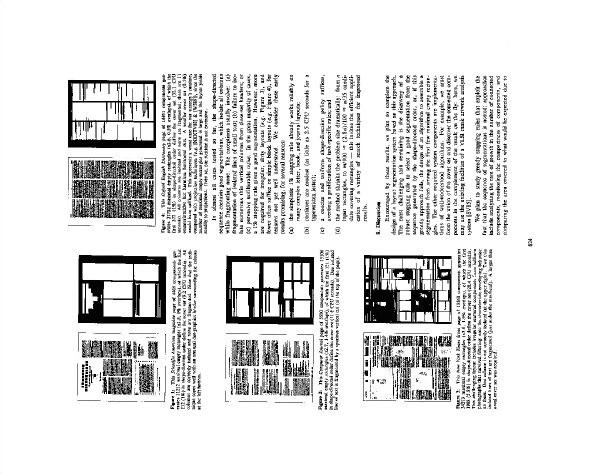
%> input picture Demo (Server Side)/upload/out.jpg, 1227 x 948 px, given in place of test14.jpg, which was not available (shown at 1/2 size)
$ octave test.m   (GNU Octave 9; MATLAB toolbox functions it lacks are replaced by stand-ins)
%> lines starting %> are read from the running program, lines starting %| are printed output that depends on the picture; in (x1, y1, x2, y2) boxes, pixels count from 0 and x2, y2 are one past the last pixel; in counts of white or black regions, pixels touching at a corner belong together; the program's own positions count from 1; pictures that were not available may be replaced by others from this repository, and a replacement may not be noted
### Demo (Server Side)/computeLayout.m
function computeLayout(input_img_path, output_img_path)
%> called with input_img_path = './upload/test14.jpg', output_img_path = './upload/out.jpg'
%------------------------------------------------------------------------------
% INPUT:
% input_img_path 	- input image path
% output_img_path 	- output image path
%------------------------------------------------------------------------------
warning('off','all'); format compact;
if nargin < 2
    input_img_path =('./upload/test.jpg');
    output_img_path =('./output/test.jpg');
end

if(isempty(input_img_path))
    input_img_path =('./upload/test.jpg');
end

if(isempty(output_img_path))
    output_img_path =('./output/test.jpg');
end

[~,im_name,~] = fileparts(input_img_path);
% --------------------------------------------------------------------
%                                                        Load an image
% --------------------------------------------------------------------
% Need to rotate because of how the image is sent over from device
InputImg = imrotate(imread(input_img_path),270);
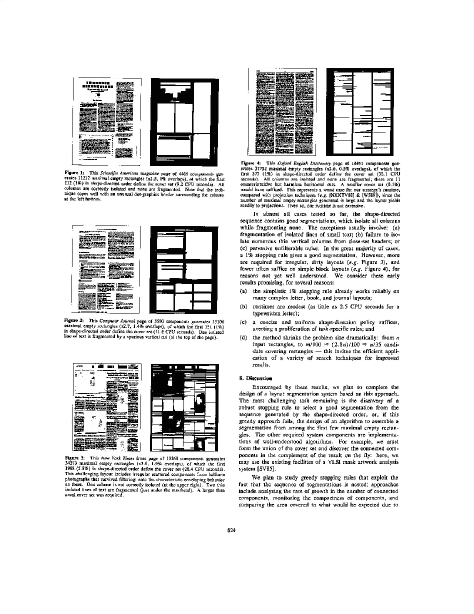
%> InputImg: size 1227x948x3 uint8 (shown at 1/2 size); min 0, max 255, mean 226.6; mean of the top-left, top-right, bottom-left and bottom-right quarters 220, 221.8, 226.8, 237.6
% --------------------------------------------------------------------
%                                       Convert the to required format
% --------------------------------------------------------------------
%InputImg = imresize(InputImg,min(1,640/size(InputImg,2)));
% --------------------------------------------------------------------
%                                                           Preprocess
% --------------------------------------------------------------------
cd Preprocessing/
tic
%InputImg = uint8(im2double(InputImg).^(2)*255); %This is a quick hack
InputImgBin = preprocessDocument(InputImg);
fprintf('Preprocessing time: %0.1fsec\n',toc);
close all; %shouldn't be necessary
cd ..
% Print
h  = figure(1);
subplot('Position', [0 0 1 1])
imshow(InputImgBin);
box off; grid off; axis off;
truesize(h, [size(InputImgBin,1) size(InputImgBin,2)]); %adjust figure
set(gcf,'PaperPositionMode','auto')
print(h,'-dpng',sprintf('./output/preprocessed_%s.png',im_name))
% --------------------------------------------------------------------
%                                                                  MWR
% --------------------------------------------------------------------
%% Run those 2 lines if not done yet. If multiple time no worries
javaaddpath('whiteRectEnumJava/bin'); % assuming workspace is in parent Directory of whiteRectEnumJava
import whiteRectEnumJava.*
set(0,'RecursionLimit',500);
%
cd whiteRectEnum/
[imTopLeft,~,figmask,boundingBox,~,downFactor] = oCCReduce(InputImgBin);
imReduced = ~boundingBox;
A = [imReduced,ones(size(imReduced,1),1)];
[row,col] = find(A);
tic
list = MatlabComp.processImage(row,col,size(A,1))';
list([1,3],:) = (list([1,3],:)-1)*downFactor + 1;
list([2,4],:) = list([2,4],:)*downFactor;
list(2,list(2,:) > size(InputImgBin,1)-downFactor) = size(InputImgBin,1);
list(4,list(4,:) > size(InputImgBin,2)-downFactor) = size(InputImgBin,2);

fprintf('MWR time: %0.1fsec\n',toc);
close all; %shouldn't be necessary
cd ..
% --------------------------------------------------------------------
%                                                       Classification
% --------------------------------------------------------------------
cd Classification/
mask = processMWR(list,size(InputImgBin),figmask);
% Print
h  = figure(1);
subplot('Position', [0 0 1 1])
imshow(mask);
box off; grid off; axis off;
truesize(h, [size(mask,1) size(mask,2)]); %adjust figure
set(gcf,'PaperPositionMode','auto')
print(h,'-dpng',sprintf('../output/mask_%s.png',im_name))
tic;
[classStruct] = classification(InputImgBin,mask,figmask);
fprintf('Classification time: %0.1fsec\n',toc);
set(gcf,'PaperPositionMode','auto')
print('-dpng',sprintf('../output/classify_%s.png',im_name))
cd ..

%Construct output image

h  = figure(1);
%set(h, 'Position',[0 0 1920 1080]);
subplot('Position', [0 0 1 1])
imshow(imrotate(InputImg,90)); %rotate for the camera
box off;
grid off;
axis off;

truesize(h, [size(InputImg,2) size(InputImg,1)]); %adjust figure
% [8 lines of commented-out code are left out]
print('-djpeg100',output_img_path);

end

### Demo (Server Side)/Preprocessing/preprocessDocument.m
function [ processed_image ] = preprocessDocument( input_image )
% Preprocesses image of text document
% input: n-m
% Binarizes image
% - uses locally adaptive thresholding
% - sets all low variance locations to 1
% Determines and corrects skew
% - for angles within the range -45<theta<45
% - uses Hough transform on smaller blocks of the image
% Removes margin
% - projects pixels onto x/y axes and detects where the peaks from text
% occur
% Maybe: slant detection, homography of image?

input_image = rgb2gray(im2double(input_image));
binarized_image = binarizeDocument(input_image);
rotated_image = determineBlockSkew(binarized_image);
%processed_image = findPageMargins(rotated_image);
processed_image = findPageMarginsDemo(rotated_image);
end

### Demo (Server Side)/Preprocessing/binarizeDocument.m
function [ binarized_image] = binarizeDocument( input_image )
% Binarizes the input image of a text document
%   Detailed explanation goes here

%% find global statistics

var_all = var(input_image(:));
%> var_all = 0.0938
if var_all > .10 % cap variance comparison
    var_all = .01;
elseif var_all >.06
    var_all = .11-var_all;
%> var_all = 0.0162
end
mean_all = mean(input_image(:));
%> mean_all = 0.888
%% Locally Adaptive Thresholding
[num_rows,num_cols] = size(input_image);
%> num_rows = 1227; num_cols = 948
% parameters for local binarization
window_size = 64*2;
step_size = 32*2;
var_thresh = .4; %.2; %.02;
num_tiles_row = floor(num_rows / step_size);
%> num_tiles_row = 19
num_tiles_col = floor(num_cols / step_size);
%> num_tiles_col = 14
binarized_image = zeros(num_rows,num_cols);
num_times_evaluated = zeros(size(binarized_image));
for row_tile= 1:num_tiles_row
    min_row = (row_tile-1)*step_size + 1;
    max_row = min(min_row+window_size-1,num_rows);
    y_range = min_row:max_row;
    for col_tile = 1:num_tiles_col
        min_col = (col_tile-1)*step_size + 1;
        max_col = min(min_col+window_size-1,num_cols);
        x_range = min_col:max_col;
        input_window = input_image(y_range,x_range);
        var_local = var(input_window(:));
        ratio_range = var_local*max(input_window(:))/min(input_window(:));
        if ratio_range/var_all/mean_all > var_thresh
            % find local threshold and increment counter
            local_thresh = graythresh(uint8(255*input_window));
            thresholded_window = (input_window > local_thresh);

            %% apply double threshold
%             % not actually used- this will certainly connect components, but
%             % maybe too much? letters are all connected--is this what we
%             % want?
%             double_threshed = thresholded_window;
%             % find values above otsu threshold by a small amount
%             [mid_val_row,mid_val_col] = find( (input_window>local_thresh) & ...
%                 (input_window<1.1*local_thresh));
%             % see if any of these values are in 8-neighborhood of values
%             % lower than the otsu threshold - if so mark them as black
%             for i = 1:length(mid_val_row)
%                 double_threshed(mid_val_row(i),mid_val_col(i)) = all(all(thresholded_window(...
%                     max(1,mid_val_row(i)-1):min(size(input_window,1),mid_val_row(i)+1),...
%                     max(1,mid_val_col(i)-1):min(size(input_window,2),mid_val_col(i)+1))));
%             end
            % use thresholded_window for single threshold, double_threshed
            % for double threshold (chunkier text)
            binarized_image(y_range,x_range) = binarized_image(y_range,x_range)...
                + thresholded_window;
        else
            binarized_image(y_range,x_range) = binarized_image(y_range,x_range)...
                + 1;
        end
        num_times_evaluated(y_range,x_range) = num_times_evaluated(y_range,x_range) ...
            + ones(size(input_window));
    end
end
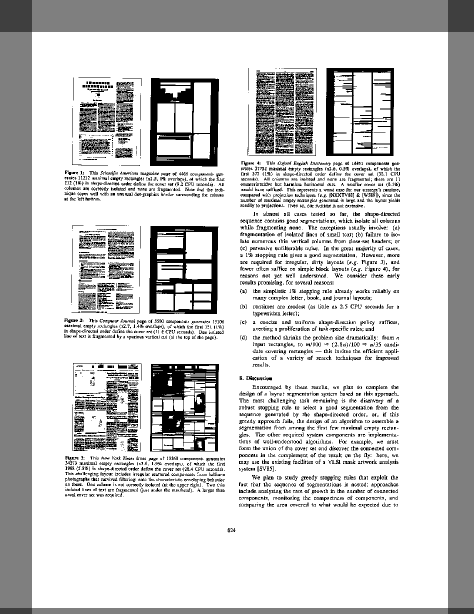
%> binarized_image: size 1227x948 double (shown at 1/2 size); min 0, max 4, mean 3.2; drawn with min black and max white
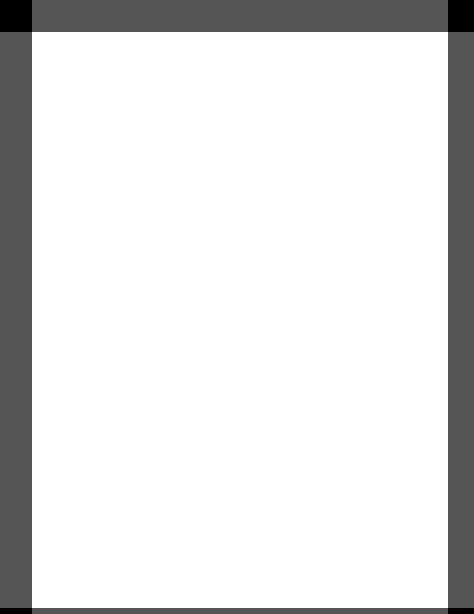
%> num_times_evaluated: size 1227x948 double (shown at 1/2 size); min 1, max 4, mean 3.64; drawn with min black and max white
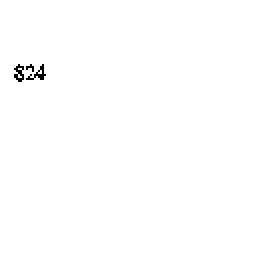
%> thresholded_window: size 128x128 logical (shown 2 times larger); 99.6% white; black in thin lines or dots, all inside (x1, y1, x2, y2) = (7, 32, 23, 41)
%> after the loop, local_thresh = 0.475

% if local thresholding evaluated as 1 more than half the time, consider
% the output to be 1 at that point
binarized_image = binarized_image./num_times_evaluated>.8;
%> binarized_image: size 1227x948 logical; 88.9% white; 3851 black regions (2809 under 20 px), largest, box (x1, y1, x2, y2) and area: (300, 728, 438, 903) 13197, (298, 452, 437, 628) 11391, (300, 156, 438, 333) 11110

figure
imshow(binarized_image)
imwrite(binarized_image,'bin_im.jpg','jpg')

% % http://liris.cnrs.fr/christian.wolf/papers/tr-rfv-2002-01.pdf
% % use a double threshold

end

### Demo (Server Side)/Preprocessing/determineBlockSkew.m
function [ output_im ] = determineBlockSkew( input_image )
% Processes smaller blocks of the input image
%   Returns data about variance, the hough transform theta peaks
[num_rows, num_cols] = size(input_image);

%% Find out where the image has high variance
% and apply Hough ONLY there (to save time)
var_win_size = 64;
win_ratio = 8; % better but slower 6
num_windows_row = ceil(num_rows/var_win_size);
%> num_windows_row = 20
num_windows_col = ceil(num_rows/var_win_size);
%> num_windows_col = 20
var_map = zeros(num_windows_row,num_windows_col);
for n = 1:num_windows_row
    row_start = (n-1)*var_win_size+1;
    row_end = min(row_start+var_win_size,num_rows);
    for m = 1:num_windows_col
        col_start = (m-1)*var_win_size+1;
        col_end = min(col_start+var_win_size,num_cols);

        block = input_image(row_start:row_end,col_start:col_end);
%> the run ends on the next line
        var_map(n,m) = var(block(:));
    end
end

% set a threshold for "high" variance
var_map = var_map>.15*max(var_map(:));

hough_win_size = var_win_size*win_ratio;
num_hough_rows = floor(num_windows_row/win_ratio);
num_hough_cols = floor(num_windows_col/win_ratio);
thetaVec = -90:.5:89.5;
hough_data = zeros(size(thetaVec));
var_thresh = 0.01;
for n = 1:num_hough_rows
    for m = 1:num_hough_cols
        % If the current larger Hough block contains multiple high variance
        % blocks, find the Hough peaks
        high_var = sum(sum((var_map((n-1)*win_ratio+1:min(n*win_ratio,num_windows_row),...
            (m-1)*win_ratio+1:min(m*win_ratio,num_windows_col))))) > .25*win_ratio^2;
        if high_var
            row_start = (n-1)*hough_win_size+1;
            row_end = min(row_start+hough_win_size,num_rows);
            col_start = (m-1)*hough_win_size+1;
            col_end = min(col_start+hough_win_size,num_cols);
            block = input_image(row_start:row_end,col_start:col_end);
            [H,theta,rho] = hough(~block, 'Theta', thetaVec);
            % Find the top 30 peaks
            numPeaks = 30;
            thresh = 0.3*max(H(:));
            peaks = houghpeaks(H, numPeaks, 'Threshold', thresh);
            lines = houghlines(~block,theta,rho,peaks,'FillGap',100,'MinLength',100);
            thetaHist = hist(theta(peaks(:,2)), thetaVec);
            hough_data = hough_data+thetaHist;

            %% Plotting - comment out to remove figures
% [23 lines of commented-out code are left out]

        end
    end
end

%% Plot total hough results
% Plot sum of histograms
% figure
% plot(thetaVec,hough_data)
% realize that we can also look at perpendicular lines, combine them
% eg combine 0 and -90, 30 and -60, etc
hough_data_perp = hough_data(thetaVec<0)+hough_data(thetaVec>=0);
% throw out 45 degrees because there are a lot of relics-we'll limit our
% scope, reorder to show from -44.5 to +44.5
hough_data_perp = [hough_data_perp(end/2+2:end),hough_data_perp(1:end/2)];
theta_perp = -44.5:.5:44.5;
% figure
% plot(theta_perp,hough_data_perp)

% find the theta that shows up the most (if there are multiple maximums,
% find the median)
max_index = hough_data_perp == max(hough_data_perp);
theta_guess = median(theta_perp(max_index))
original_image = zeros(size(input_image,1),size(input_image,2),2);
original_image(:,:,1) = input_image;
original_image(:,:,2) = ones(size(input_image));
rotated_im = imrotate(original_image,theta_guess,'bilinear');
output_im = rotated_im(:,:,1);
% make new pixels from imrotate black
output_im(rotated_im(:,:,2)==0) = 1;
% figure
% imshow(output_im);
end

### Demo (Server Side)/test.m
clc; close all; clear all;
inpath= './upload/test14.jpg';
outpath = './upload/out.jpg'; % leave this, don't change, out.jpg is basically a copy of the input
computeLayout(inpath,outpath);
